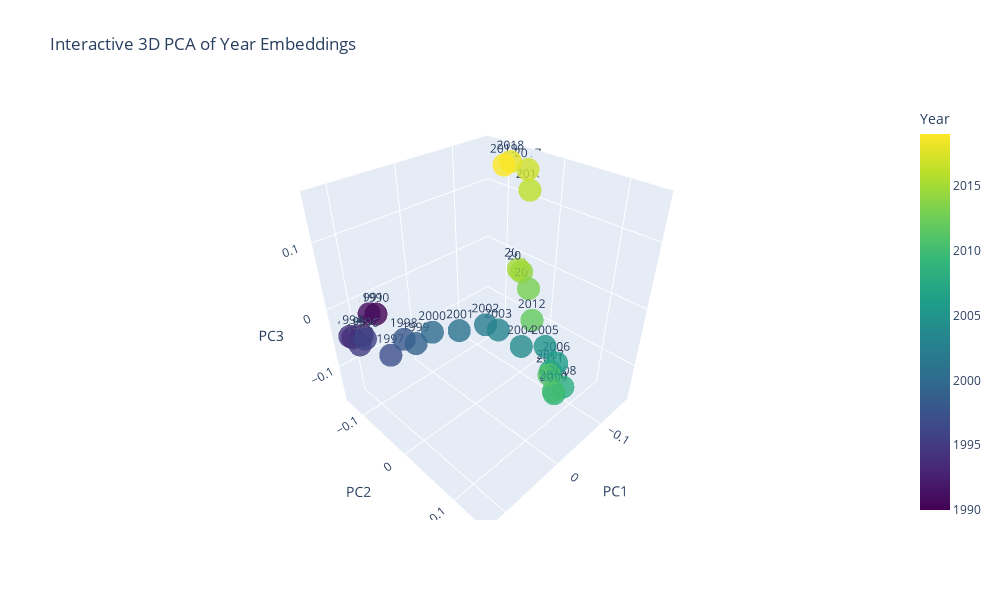

The notebook cell saved with this chart:
### Code cell
import numpy as np
from matplotlib import pyplot as plt
# Convert to numpy array
year_matrix = np.stack(year_embeddings)

# Apply PCA
from sklearn.decomposition import PCA
pca = PCA(n_components=3)
year_pca = pca.fit_transform(year_matrix)

for i in range(3):
    # Plot the PCA results
    plt.figure(figsize=(10, 6))
    plt.scatter(years, year_pca[:, i], c=range(1990, 2020), cmap='viridis')
    plt.colorbar(label='Year')
    plt.xlabel('Year')
    plt.ylabel('{} PC'.format(i+1))
    plt.title('PCA of Year Embeddings')
    plt.show()

import plotly.graph_objs as go

fig = go.Figure(data=[go.Scatter3d(
    x=year_pca[:, 0],
    y=year_pca[:, 1],
    z=year_pca[:, 2],
    mode='markers+text',
    marker=dict(
        size=8,
        color=years,
        colorscale='Viridis',
        colorbar=dict(title='Year'),
        opacity=0.8
    ),
    text=[str(year) for year in years],
    textposition='top center'
)])

fig.update_layout(
    scene = dict(
        xaxis_title='PC1',
        yaxis_title='PC2',
        zaxis_title='PC3'
    ),
    title='Interactive 3D PCA of Year Embeddings',
    width=1000,
    height=600
)
fig.show()

### Figure 1 — Plotly figure (JSON) as saved in the notebook; plotly's stock layout.template omitted (floating-point values rounded to 4 significant figures)
{"data": [{"marker": {"color": [1990, 1991, 1992, 1993, 1994, 1995, 1996, 1997, 1998, 1999, 2000, 2001, 2002, 2003, 2004, 2005, 2006, 2007, 2008, 2009, 2010, 2011, 2012, 2013, 2014, 2015, 2016, 2017, 2018, 2019], "colorbar": {"title": {"text": "Year"}}, "colorscale": [[0, "#440154"], [0.1111, "#482878"], [0.2222, "#3e4989"], [0.3333, "#31688e"], [0.4444, "#26828e"], [0.5556, "#1f9e89"], [0.6667, "#35b779"], [0.7778, "#6ece58"], [0.8889, "#b5de2b"], [1, "#fde725"]], "opacity": 0.8, "size": 8}, "mode": "markers+text", "text": ["1990", "1991", "1992", "1993", "1994", "1995", "1996", "1997", "1998", "1999", "2000", "2001", "2002", "2003", "2004", "2005", "2006", "2007", "2008", "2009", "2010", "2011", "2012", "2013", "2014", "2015", "2016", "2017", "2018", "2019"], "textposition": "top center", "type": "scatter3d", "x": [0.07377, 0.08078, 0.09624, 0.1086, 0.1169, 0.118, 0.1238, 0.124, 0.1162, 0.1186, 0.1085, 0.09616, 0.07569, 0.06669, 0.05619, 0.03446, 0.01348, -0.006931, -0.05555, -0.06399, -0.09512, -0.1041, -0.141, -0.1604, -0.1583, -0.1613, -0.154, -0.1595, -0.1318, -0.136], "y": [-0.1228, -0.1287, -0.1303, -0.1357, -0.1264, -0.09936, -0.07107, -0.01542, 0.005366, 0.0316, 0.04936, 0.07919, 0.09747, 0.1072, 0.1307, 0.1452, 0.1472, 0.1255, 0.1135, 0.09473, 0.0713, 0.0541, -0.01565, -0.04253, -0.057, -0.06649, -0.04466, -0.05478, -0.06284, -0.07878], "z": [-0.02522, -0.02401, -0.05466, -0.05541, -0.04275, -0.04178, -0.01252, -0.00585, 0.02591, 0.03593, 0.05591, 0.06765, 0.07416, 0.06774, 0.0531, 0.04891, 0.01412, -0.02512, -0.09255, -0.1243, -0.1573, -0.1403, -0.09216, -0.05321, -0.02697, -0.0268, 0.1143, 0.1403, 0.1563, 0.1465]}], "layout": {"height": 600, "scene": {"xaxis": {"title": {"text": "PC1"}}, "yaxis": {"title": {"text": "PC2"}}, "zaxis": {"title": {"text": "PC3"}}}, "title": {"text": "Interactive 3D PCA of Year Embeddings"}, "width": 1000}}
